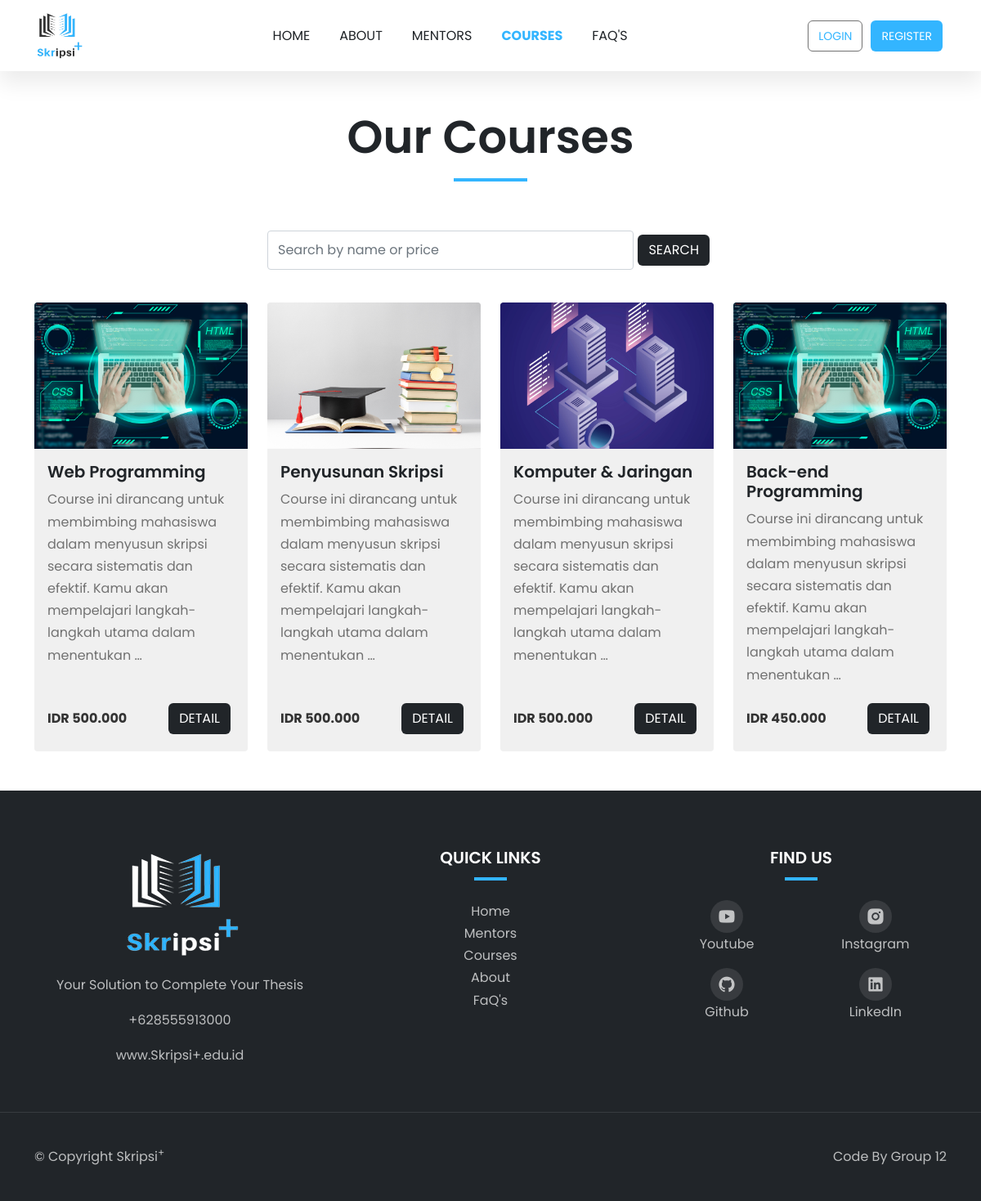
Page /courses/ on the committed database.
### public_app/models.py (models this page shows, shortened)
class Course(models.Model):
    title = models.CharField(max_length=200)
    description = models.TextField()
    price = models.DecimalField(max_digits=10, decimal_places=3)
    image = models.ImageField(upload_to='courses')
    syllabus = models.JSONField(null=True, blank=True)  # Jika memakai JSON untuk syllabus
    students_enrolled = models.PositiveIntegerField(default=0)
    rating = models.DecimalField(max_digits=2, decimal_places=1, default=5.0)
    learning_type = models.CharField(max_length=50, default="Online - Self Learning")

### public_app/views.py (the view)
# urls.py: path('courses/', views.course, name='course'),
def course(request):
    query = request.GET.get('query')
    courses = Course.objects.all()
    if query:
        courses = courses.filter(
            Q(title__icontains=query) |
            Q(price__icontains=query)
        ).distinct()  # Use distinct() to avoid duplicate results
    return render(request, 'courses.html', {'courses': courses})

### public_app/templates/courses.html (shortened to what this page needs)
{% extends 'layouts/base.html' %}
{% load static %}
{% block content %}
<main class="mb-5">
  <div class="container mt-5">
    <div class="row">
      <div class="col-12 text-center">
        <div class="section-title">
          <h1 class="display-4">Our Courses</h1>
          <div class="line"></div>
        </div>
      </div>
    </div>
    <div class="row justify-content-center mb-4">
      <div class="col-md-6">
        <form
          class="form-inline d-flex justify-content-center"
          method="GET"
          action="{% url 'course' %}"
        >
          <input
            class="form-control"
            name="query"
            id="searchInput"
            type="search"
            placeholder="Search by name or price"
            aria-label="Search"
          />
          <button class="btn btn-brand" type="submit" id="searchBtn">
            Search
          </button>
        </form>
      </div>
    </div>
    <div class="row" id="course-cards">
      {% for course in courses %}
      <div class="col-lg-3 col-md-6 mt-3">
        <div class="card h-100" style="width: 100%">
          <div class="image-zoom">
            <div class="image-zoom-wrapper">
              <img
                src="{{ course.image.url }}"
                class="card-img-top"
                alt="{{ course.title }}"
              />
            </div>
          </div>
          <div class="card-body d-flex flex-column">
            <h5 class="card-title">{{ course.title }}</h5>
            <p class="card-text flex-grow-1">
              {{ course.description|truncatewords:20 }}
            </p>
            <div
              class="mt-auto d-flex justify-content-between align-items-center"
            >
              <div class="price">
                <span class="ml-2">IDR {{ course.price }}</span>
              </div>
              <a
                href="{% url 'course_detail' course.pk %}"
                class="btn btn-brand"
                >Detail</a
              >
            </div>
          </div>
        </div>
      </div>
      {% endfor %}
    </div>
  </div>
</main>
{% endblock %}

### public_app/templates/layouts/base.html (shortened to what this page needs)
{% load static %}
<!DOCTYPE html>
<html lang="en">
  <head>
    <link rel="stylesheet" href="{% static 'css/style.css'%}" />
    <link
      href="https://cdn.jsdelivr.net/npm/bootstrap@5.0.2/dist/css/bootstrap.min.css"
      rel="stylesheet"
    />
    <link
      rel="stylesheet"
      href="https://cdn.jsdelivr.net/npm/bootstrap-icons/font/bootstrap-icons.css"
    />
    <link
      href="https://cdn.jsdelivr.net/npm/remixicon@4.2.0/fonts/remixicon.css"
      rel="stylesheet"
    />
    <link rel="stylesheet" href="{% static 'css/owl.theme.css'%}" />
    <link rel="stylesheet" href="{% static 'css/owl.carousel.css'%}" />
  </head>
  <body>
    {% include 'components/navbar.html' %}
    <main class="">{% block content %} {% endblock content %}</main>
    {% include 'components/footer.html' %}
  </body>
</html>

### public_app/templates/components/navbar.html (shortened to what this page needs)
{% load static %}
<nav class="navbar navbar-expand-lg bg-white sticky-top">
  <div class="container">
    <a class="navbar-brand" href="/">
      <img
        class="logo"
        src="{% static 'img/Light-removebg-preview.png'%}"
        alt="logo-Skripsi+"
      />
    </a>
    <div class="collapse navbar-collapse" id="Nav">
      <ul class="navbar-nav m-auto">
        <li class="nav-item">
          <a
            class="nav-link {% if request.resolver_match.url_name == 'home' %}active{% endif %}"
            href="{% url 'home' %}"
            >Home</a
          >
        </li>
        <li class="nav-item">
          <a
            class="nav-link {% if request.resolver_match.url_name == 'about' %}active{% endif %}"
            href="{% url 'about' %}"
            >About</a
          >
        </li>
        <li class="nav-item">
          <a
            class="nav-link {% if request.resolver_match.url_name == 'mentors' %}active{% endif %}"
            href="{% url 'mentors' %}"
            >Mentors</a
          >
        </li>
        <li class="nav-item">
          <a
            class="nav-link {% if request.resolver_match.url_name == 'course' %}active{% endif %}"
            href="{% url 'course' %}"
            >Courses</a
          >
        </li>
        <li class="nav-item">
          <a
            class="nav-link {% if request.resolver_match.url_name == 'faq' %}active{% endif %}"
            href="{% url 'faq' %}"
            >FaQ's</a
          >
        </li>
      </ul>
      {% if user.is_authenticated %}
      <div class="dropdown d-none d-lg-block">
        <a
          href="#"
          class="d-flex align-items-center text-decoration-none dropdown-toggle user-icon"
          id="dropdownUser"
          data-bs-toggle="dropdown"
          aria-expanded="false"
          style="color: #212529;"
        >
          <i
            class="bi bi-person-circle user-icon"
            style="font-size: 32px; color: #212529;"
            onmouseover="this.style.color='#33b5ff';"
            onmouseout="this.style.color='#212529';"
          ></i>
        </a>
        <ul class="dropdown-menu dropdown-menu-end" aria-labelledby="dropdownUser">
          <li>
            <a class="dropdown-item" href="{% url 'dashboard' %}">Dashboard</a>
          </li>
          <li>
            <hr class="dropdown-divider" />
          </li>
          <li>
            <a class="dropdown-item text-danger" href="{% url 'account_logout' %}">Logout</a>
          </li>
        </ul>
      </div>
      <div class="d-lg-none">
        <button class="btn btn-register rounded-md">
          <a href="{% url 'dashboard' %}">Dashboard</a>
        </button>
        <button class="btn btn-login">
          <a href="{% url 'account_logout' %}">Logout</a>
        </button>
      </div>
      {% else %}
      <button class="btn btn-login">
        <a href="{% url 'account_login' %}">Login</a>
      </button>
      <button class="btn btn-register">
        <a href="{% url 'account_signup' %}">Register</a>
      </button>
      {% endif %}
    </div>
  </div>
</nav>

### public_app/templates/components/footer.html
{% load static %}
<footer class="bg-dark">
  <div class="footer-top">
    <div class="container">
      <div class="row">
        <div class="col-lg-4 col-sm-6 text-center">
          <a href="#"
            ><img
              src="{% static 'img/Dark-removebg-preview.png'%}"
              alt="logo footer"
          /></a>
          <p>Your Solution to Complete Your Thesis</p>
          <p>+628555913000</p>
          <p>www.Skripsi+.edu.id</p>
        </div>
        <div class="col-lg-4 col-sm-6">
          <h5 class="mb-0 text-white text-center">QUICK LINKS</h5>
          <div class="line"></div>
          <ul class="text-center">
            <li><a href="{% url 'home' %}">Home</a></li>
            <li><a href="{% url 'mentors' %}">Mentors</a></li>
            <li><a href="{% url 'course' %}">Courses</a></li>
            <li><a href="{% url 'about' %}">About</a></li>
            <li><a href="{% url 'faq' %}">FaQ's</a></li>
          </ul>
        </div>
        <div class="col-lg-4 col-sm-6">
          <h5 class="mb-0 text-white text-center">FIND US</h5>
          <div class="line"></div>
          <div
            class="social-icons text-center d-flex flex-column align-items-center"
          >
            <div class="row">
              <div class="col-6">
                <a href="#"><i class="ri-youtube-fill"></i></a>
                <p>Youtube</p>
              </div>
              <div class="col-6">
                <a href="#"><i class="ri-instagram-fill"></i></a>
                <p>Instagram</p>
              </div>
              <div class="col-6">
                <a href="#"><i class="ri-github-fill"></i></a>
                <p>Github</p>
              </div>
              <div class="col-6">
                <a href="#"><i class="ri-linkedin-box-fill"></i></a>
                <p>LinkedIn</p>
              </div>
            </div>
          </div>
        </div>
      </div>
    </div>
  </div>
  <div class="footer-bottom">
    <div class="container">
      <div class="row justify-content-between">
        <div class="col-auto">
          <p class="mb-0">© Copyright Skripsi<sup>+</sup></p>
        </div>
        <div class="col-auto">
          <p class="mb-0">Code By <a href="#">Group 12</a></p>
        </div>
      </div>
    </div>
  </div>
</footer>

### static/css/style.css (style rules this page uses)
:root { --c-dark: #212529; --c-brand: #33b5ff; --c-brand-rgb: 51, 181, 255; --c-white-rgb: 255, 255, 255; --c-dark-rgb: 33, 37, 41; --c-body: #727272; --box-shadow: 0px 15px 25px rgba(0, 0, 0, 0.08); --transition: all 0.5s ease; --font-base: "Poppins-Variable", sans-serif; }
* { padding: 0; margin: 0; box-sizing: border-box; font-family: var(--font-base); }
body { line-height: 1.7 !important; color: var(--c-body) !important; font-size: 16px !important; }
h1,h2,h3,h4,h5,h6, .h1,.h2,.h3,.h4,.h5,.h6 { font-weight: 600 !important; color: var(--c-dark); }
a { text-decoration: none !important; }
span { color: var(--c-brand); }
.image-zoom { position: relative; overflow: hidden; }
.image-zoom-wrapper { overflow: hidden; position: relative; }
.image-zoom-wrapper img { transition: var(--transition); }
.btn { font-weight: 600; font-size: 14px; text-transform: uppercase; border-radius: 6px !important; padding: 10px 24px; }
.btn-brand { background-color: var(--c-dark) !important; border-color: var(--c-dark); color: #ffffff !important; }
.navbar { box-shadow: var(--box-shadow); }
.navbar-nav .nav-link { font-weight: 400 !important; color: var(--c-dark); text-transform: uppercase; margin: 10px; padding: 10px; text-decoration: none; font-size: 16px; }
.navbar-nav .nav-link.active { color: var(--c-brand) !important; font-weight: 700 !important; }
.logo { width: 60px; }
.btn { padding: 10px; margin: 5px; background-color: none; border: none; }
.btn-login { background-color: white; border: 1px solid var(--c-body) !important; }
.btn-login > a { text-transform: uppercase; color: var(--c-brand); font-size: 14px; }
.btn-register { background-color: var(--c-brand) !important; }
.btn-register > a { text-transform: uppercase; color: white; font-size: 14px; }
.section-title { margin-bottom: 60px; }
.section-title .line { width: 90px; height: 4px; background-color: var(--c-brand); margin: 16px auto 24px; }
.card { border: none !important; background-color: #F0F0F0 !important; flex: 1 1 300px; display: flex; flex-direction: column; justify-content: space-between; height: 100%; font-size: 16px !important; }
.card-body { flex-grow: 1; display: flex; flex-direction: column; justify-content: flex-start; }
.price span { font-size: 1rem; font-weight: bold; color: #333; }
footer { padding-top: 70px; }
.footer-top { padding-bottom: 40px; border-bottom: 1px solid rgba(255, 255, 255, .1); }
.footer-bottom { padding-top: 40px; padding-bottom: 40px; }
footer li, footer p, footer a { color: rgba(255, 255, 255, .7); }
footer ul { list-style: none; padding: 0; }
footer .line { width: 40px; height: 4px; background-color: var(--c-brand); margin-top: 12px; margin-bottom: 24px; margin: 12px auto 24px; }
.social-icons a { width: 40px; height: 40px; display: inline-flex; align-items: center; justify-content: center; background-color: rgba(255, 255, 255, .1); border-radius: 100px; }
.social-icons i { font-size: 23px; }

### rows in the picture
Course: image (picture), title "Web Programming", description "Course ini dirancang untuk membimbing mahasiswa dalam menyusun skripsi secara sistematis dan efektif. Kamu akan mempelajari langkah-langkah utama dalam menentukan …", price "500.000"
Course: image (picture), title "Penyusunan Skripsi", description "Course ini dirancang untuk membimbing mahasiswa dalam menyusun skripsi secara sistematis dan efektif. Kamu akan mempelajari langkah-langkah utama dalam menentukan …", price "500.000"
Course: image (picture), title "Komputer & Jaringan", description "Course ini dirancang untuk membimbing mahasiswa dalam menyusun skripsi secara sistematis dan efektif. Kamu akan mempelajari langkah-langkah utama dalam menentukan …", price "500.000"
Course: image (picture), title "Back-end Programming", description "Course ini dirancang untuk membimbing mahasiswa dalam menyusun skripsi secara sistematis dan efektif. Kamu akan mempelajari langkah-langkah utama dalam menentukan …", price "450.000"
